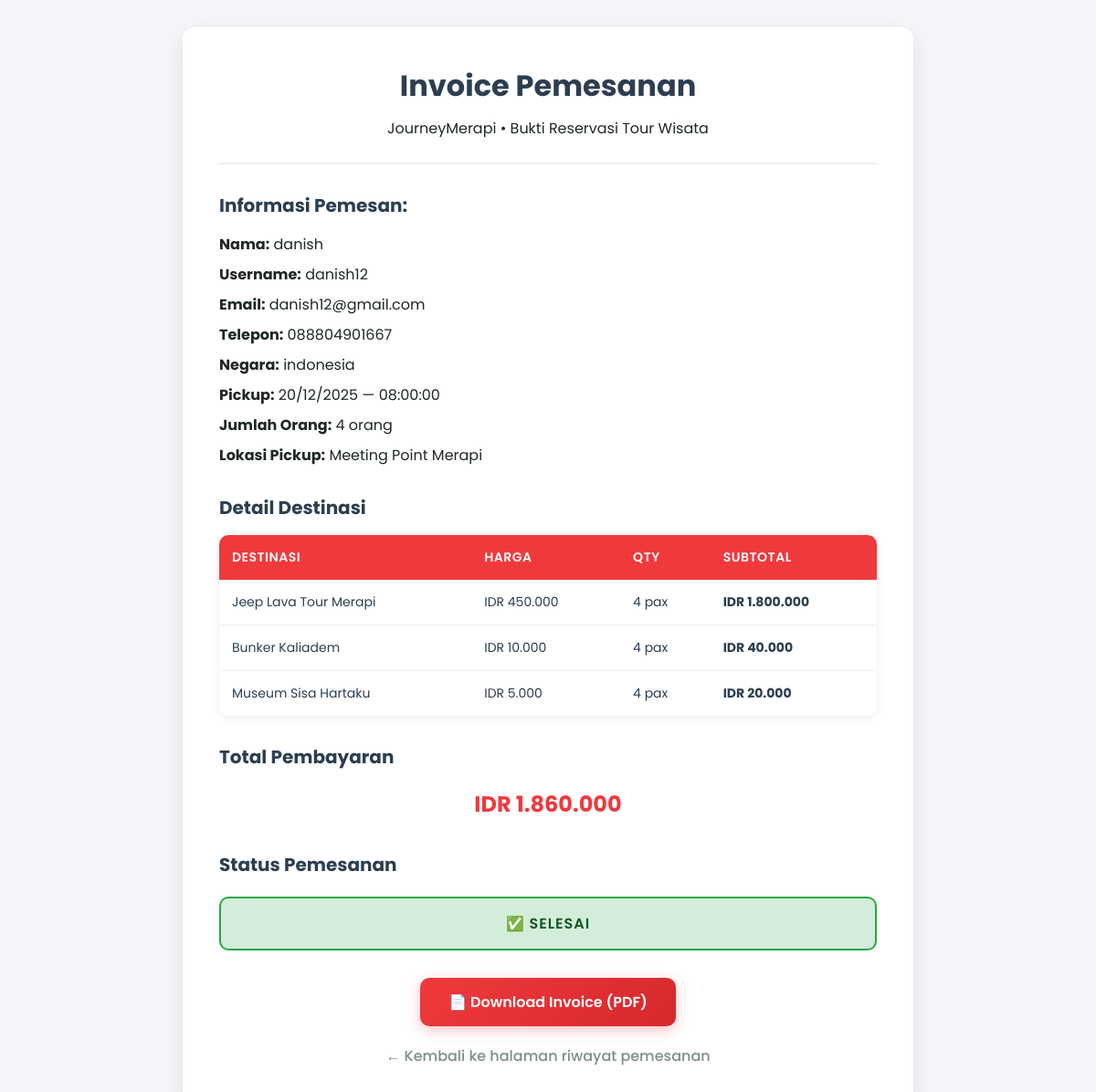
Screenshot of /journey_merapi/invoice.php?id=3 (signed in) with the database file from the repository.
### tables this page shows
CREATE TABLE `orders` (
  `ID_Order` int(11) NOT NULL,
  `ID_User` int(11) DEFAULT NULL,
  `full_name` varchar(100) DEFAULT NULL,
  `country` varchar(100) DEFAULT NULL,
  `email` varchar(120) DEFAULT NULL,
  `phone` varchar(30) DEFAULT NULL,
  `special_request` text DEFAULT NULL,
  `Jumlah_orang` int(11) DEFAULT NULL,
  `pickup_date` date DEFAULT NULL,
  `pickup_time` time DEFAULT NULL,
  `pickup_location` varchar(255) DEFAULT NULL,
  `total_price` int(11) DEFAULT NULL,
  `Status` varchar(50) DEFAULT 'Pending',
  `Created_at` timestamp NOT NULL DEFAULT current_timestamp()
);

CREATE TABLE `users` (
  `ID_User` int(11) NOT NULL,
  `Username` varchar(50) NOT NULL,
  `Email` varchar(100) NOT NULL,
  `Password` varchar(255) NOT NULL,
  `Created_at` timestamp NOT NULL DEFAULT current_timestamp()
);

CREATE TABLE `order_items` (
  `ID_Item` int(11) NOT NULL,
  `ID_Order` int(11) NOT NULL,
  `Tour_ID` int(11) NOT NULL,
  `Tour_Name` varchar(100) NOT NULL,
  `Price` int(11) NOT NULL,
  `Quantity` int(11) NOT NULL,
  `Subtotal` int(11) NOT NULL
);

### journey_merapi/invoice.php (the view, shortened to what this page needs)
<?php
require "include/db.php";
$ID_User = $_SESSION['user_id'];
$ID_Order = intval($_GET['id']);
$order = mysqli_query($conn, "
    SELECT o.*, u.Username
    FROM orders o
    LEFT JOIN users u ON o.ID_User = u.ID_User
    WHERE o.ID_Order = $ID_Order AND o.ID_User = $ID_User
");
$order = mysqli_fetch_assoc($order);
$items = mysqli_query($conn, "SELECT * FROM order_items WHERE ID_Order = $ID_Order");
?>
<!DOCTYPE html>
<html lang="id">
<head>
</head>
<body>
<div class="invoice-box">
    <h1>Invoice Pemesanan</h1>
    <p class= "header"> JourneyMerapi • Bukti Reservasi Tour Wisata</p>
    <hr>
    <h3>Informasi Pemesan:</h3>
    <p><strong>Nama:</strong> <?= htmlspecialchars($order['full_name']) ?></p>
    <p><strong>Username:</strong> <?= htmlspecialchars($order['Username']) ?></p>
    <p><strong>Email:</strong> <?= htmlspecialchars($order['email']) ?></p>
    <p><strong>Telepon:</strong> <?= htmlspecialchars($order['phone']) ?></p>
    <p><strong>Negara:</strong> <?= htmlspecialchars($order['country']) ?></p>
    <p><strong>Pickup:</strong> <?= date('d/m/Y', strtotime($order['pickup_date'])) ?> — <?= $order['pickup_time'] ?></p>
    <p><strong>Jumlah Orang:</strong> <?= $order['Jumlah_orang'] ?> orang</p>
    <p><strong>Lokasi Pickup:</strong> <?= htmlspecialchars($order['pickup_location']) ?></p>
    <h3>Detail Destinasi</h3>
    <table class="table">
        <thead>
            <tr>
                <th>Destinasi</th>
                <th>Harga</th>
                <th>Qty</th>
                <th>Subtotal</th>
            </tr>
        </thead>
        <tbody>
            <?php while ($i = mysqli_fetch_assoc($items)): ?>
            <tr>
                <td><?= htmlspecialchars($i['Tour_Name']) ?></td>
                <td>IDR <?= number_format($i['Price'],0,",",".") ?></td>
                <td><?= $i['Quantity'] ?> pax</td>
                <td><strong>IDR <?= number_format($i['Subtotal'],0,",",".") ?></strong></td>
            </tr>
            <?php endwhile; ?>
        </tbody>
    </table>
<div class="section-box">
    <h3>Total Pembayaran</h3>
    <p style="font-size:24px; font-weight:700; color:#f0393d;">
        IDR <?= number_format($order['total_price'],0,",",".") ?>
    </p>
    <h3>Status Pemesanan</h3>
    <?php
        $status = $order['Status'];
        $class = ($status == "Pending" ? "pending" : ($status == "Diproses" ? "process" : "done"));
    ?>
    <div class="status-box <?= $class ?>">
        <?php if($status == "Pending"): ?>
            ⏳ <?= $status ?>
        <?php elseif($status == "Diproses"): ?>
            🔄 <?= $status ?>
        <?php else: ?>
            ✅ <?= $status ?>
        <?php endif; ?>
    </div>
    <?php if ($status === "Selesai" || $status === "Diproses"): ?>
        <a href="invoice_pdf.php?id=<?= $ID_Order ?>" class="btn-download">📄 Download Invoice (PDF)</a>
    <?php else: ?>
        <p style="text-align:center; color:#b07a00;">
            *Menunggu konfirmasi admin untuk mengaktifkan cetak invoice.
        </p>
    <?php endif; ?>
    <a href="my_order.php" class="back-btn">← Kembali ke halaman riwayat pemesanan</a>
</div>
</body>
</html>

### journey_merapi/invoice.php (style rules this page uses)
* { margin: 0; padding: 0; box-sizing: border-box; }
body { font-family: 'Poppins', sans-serif; background: #f5f6fa; padding: 30px; }
.invoice-box { max-width: 800px; margin: auto; background: #fff; padding: 40px; border-radius: 12px; box-shadow: 0 8px 25px rgba(0,0,0,.1); }
h1 { text-align: center; margin-bottom: 10px; font-size: 32px; font-weight: 700; color: #2c3e50; }
p.header { text-align: center; color: #1f2727ff; margin-bottom: 8px; }
.invoice-box > p:not(.header) { text-align: left; color: #1f2727ff; margin-bottom: 8px; }
hr { border: none; border-top: 2px solid #ecf0f1; margin: 25px 0; }
h3 { margin-top: 30px; font-size: 20px; font-weight: 700; color: #2c3e50; margin-bottom: 15px; }
.section-box > p { line-height: 1.8; color: #2c3e50; margin-bottom: 8px; text-align: center; }
.table { width: 100%; border-collapse: collapse; margin-top: 15px; border-radius: 10px; overflow: hidden; box-shadow: 0 2px 10px rgba(0,0,0,.08); }
.table th { text-align: left; background: #f0393d; color: #fff; padding: 14px; font-weight: 600; font-size: 14px; text-transform: uppercase; letter-spacing: 0.5px; }
.table td { padding: 14px; border-bottom: 1px solid #ecf0f1; color: #2c3e50; font-size: 14px; }
.table tr:last-child td { border-bottom: none; }
.status-box { padding: 15px; margin-top: 20px; border-radius: 10px; text-align: center; font-weight: 600; font-size: 16px; text-transform: uppercase; letter-spacing: 1px; }
.done { background: #d4edda; color: #155724; border: 2px solid #28a745; }
.btn-download { display: block; margin: 30px auto 10px; padding: 14px 30px; background: linear-gradient(135deg, #f0393d 0%, #d6282c 100%); color: white; font-weight: 600; font-size: 16px; border-radius: 10px; text-align: center; width: 280px; text-decoration: none; transition: all 0.3s; box-shadow: 0 4px 15px rgba(240, 57, 61, 0.3); }
.back-btn { display: block; text-align: center; margin-top: 20px; color: #7f8c8d; text-decoration: none; font-weight: 500; transition: color 0.3s; }

### rows the page displays
orders: full_name "danish", ID_User.Username "danish12", email "danish12@gmail.com", phone "088804901667", country "indonesia", pickup_date "20/12/2025", pickup_time "08:00:00", Jumlah_orang "4", pickup_location "Meeting Point Merapi", total_price "1.860.000", Status "SELESAI"
order_items: Tour_Name "Jeep Lava Tour Merapi", Price "450.000", Quantity "4", Subtotal "1.800.000"
order_items: Tour_Name "Bunker Kaliadem", Price "10.000", Quantity "4", Subtotal "40.000"
order_items: Tour_Name "Museum Sisa Hartaku", Price "5.000", Quantity "4", Subtotal "20.000"
